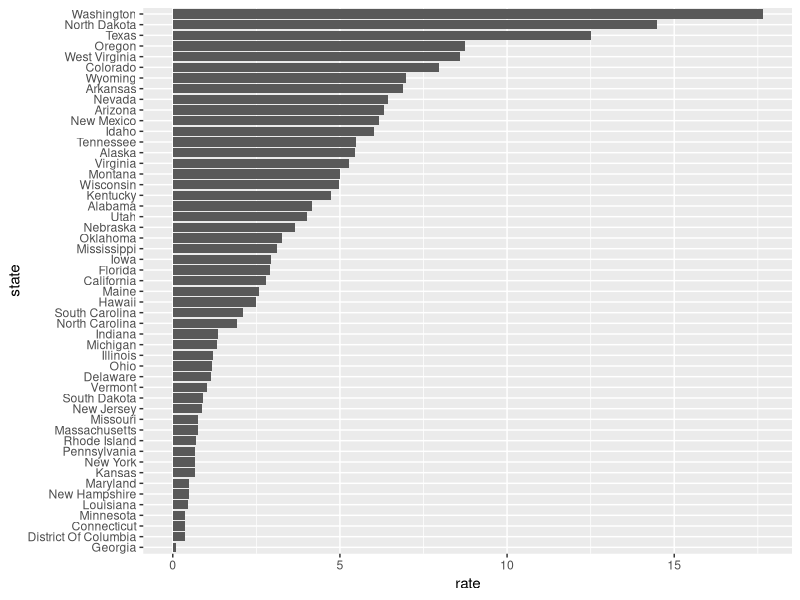

Write R code to recreate this figure.
library(dplyr)
library(ggplot2)
library(dslabs)
data(us_contagious_diseases)

dat <- us_contagious_diseases %>%
  filter(year == 1967 & disease == "Measles" & count>0 & !is.na(population)) %>%
  mutate(rate = count / population * 10000 * 52 / weeks_reporting)

dat$state = reorder(dat$state, dat$rate, levels = dat$rate)

dat %>%
  ggplot(aes(state, rate)) +
  geom_bar(stat="identity") +
  coord_flip()
